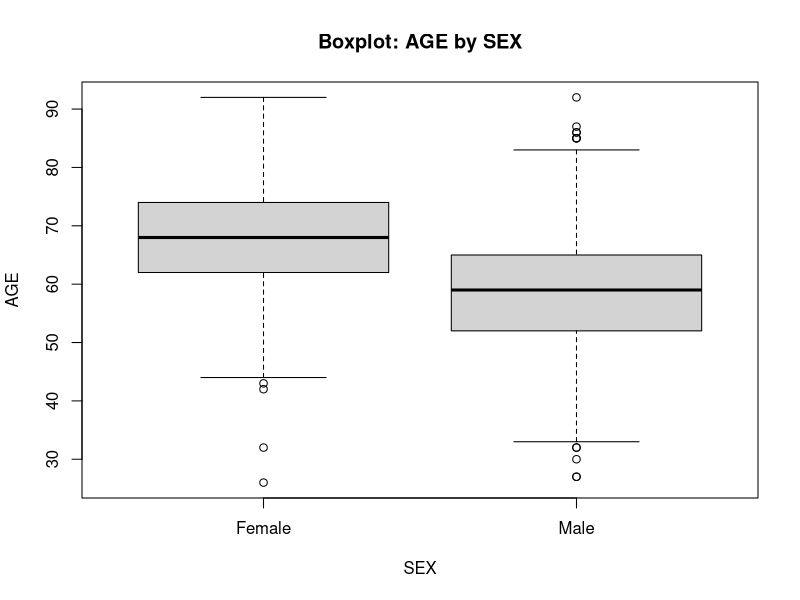
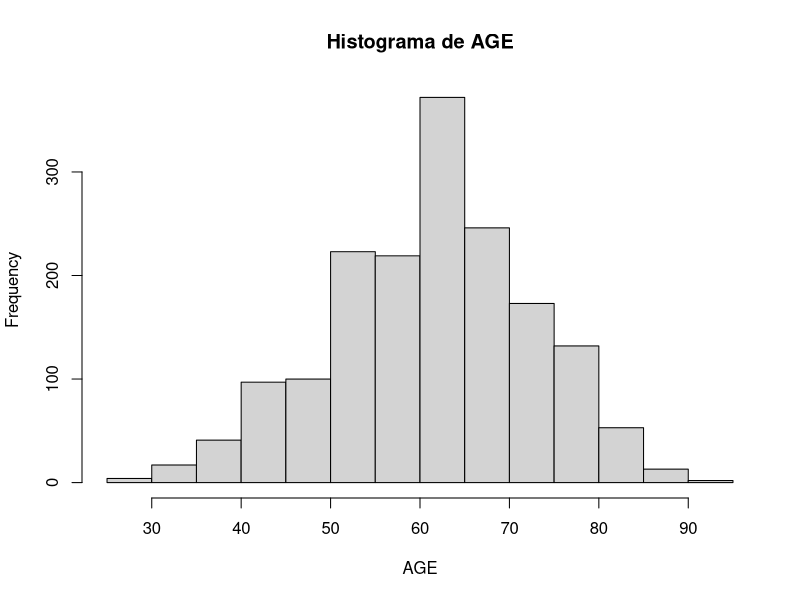
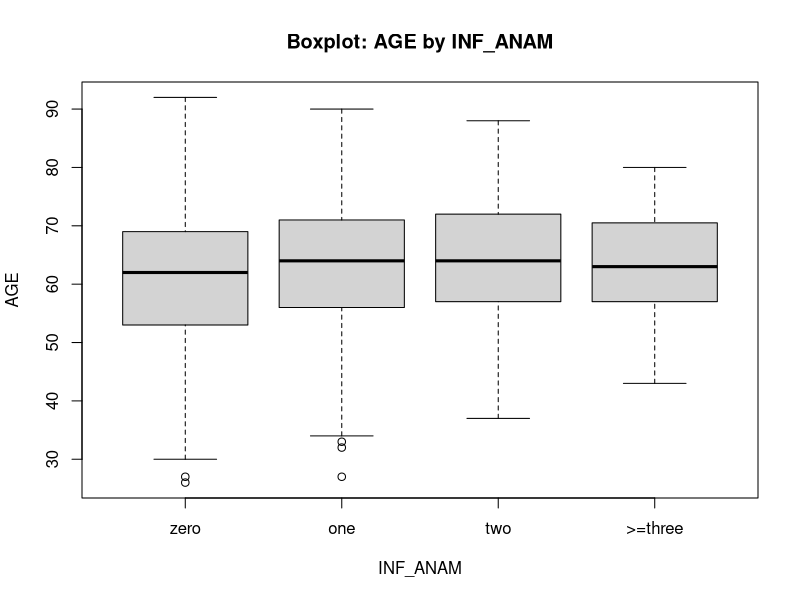
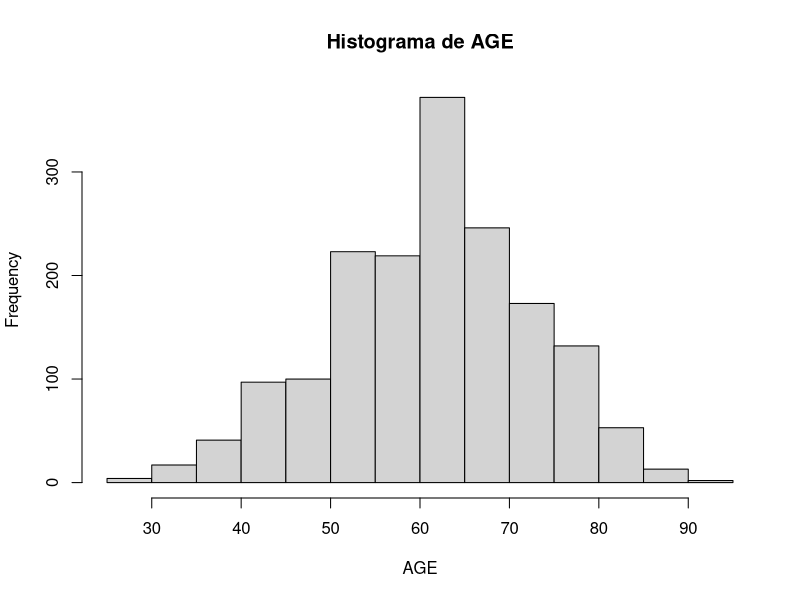
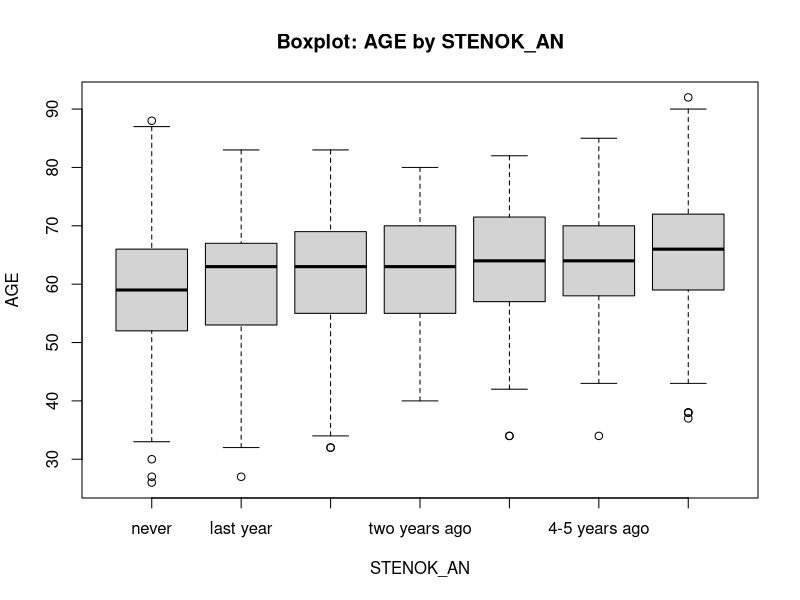
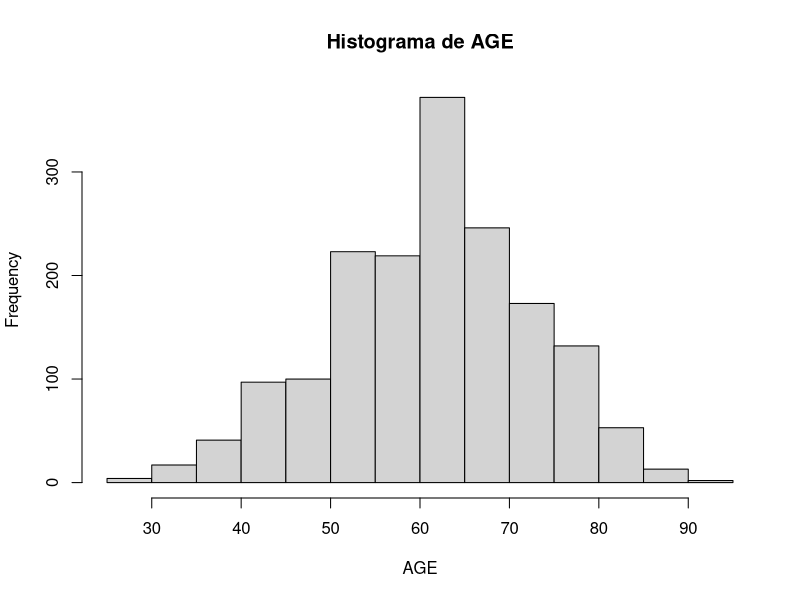
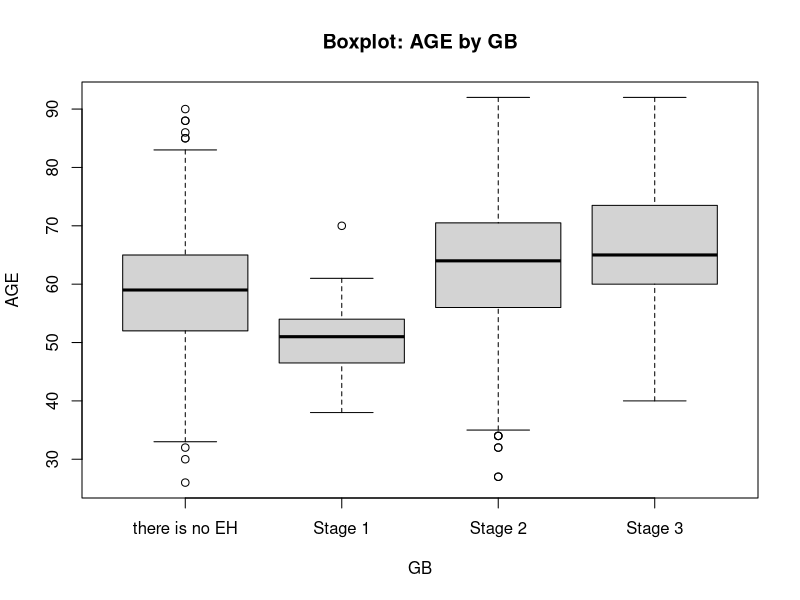
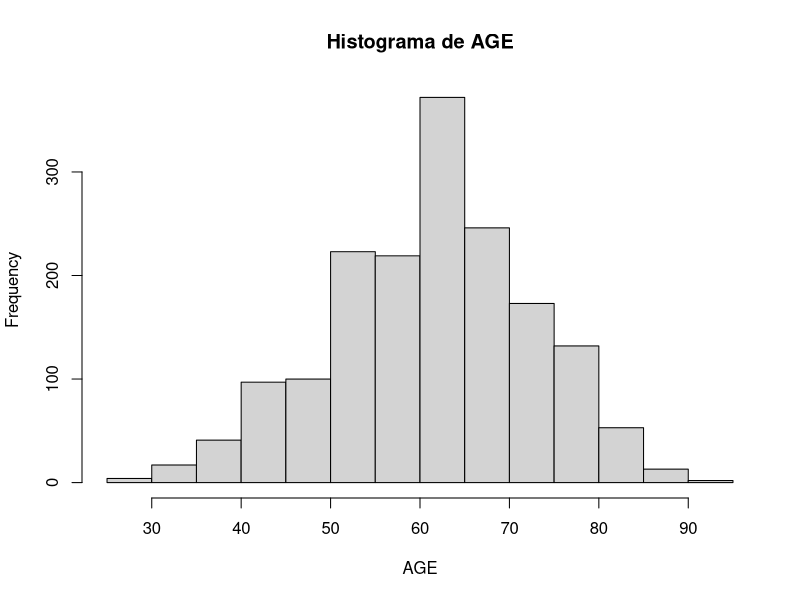

Recreate these plots in R, in order.
## ---- chunk 1
knitr::opts_chunk$set(echo = TRUE)


# Ajustar la ruta al dataset
# setwd("C:/Users/AtoshiiPC/Desktop/UNI/7E QUADRI/MD/BBDD")
dd <- read.csv("Filtered_dataset.csv", header = TRUE, sep = ",", stringsAsFactors = FALSE)

# Función para convertir a factor variables de texto con pocas modalidades
# auto_factorize <- function(df, max_levels = 30) {
#   for (nm in names(df)) {
#     col <- df[[nm]]
#     if (is.character(col)) {
#       uniq <- length(unique(col[!is.na(col)]))
#       if (uniq <= max_levels) df[[nm]] <- factor(col)
#     }
#     if (is.logical(col)) df[[nm]] <- factor(col, levels = c(FALSE, TRUE))
#   }
#   df
# }
# dd <- auto_factorize(dd)

# esto es para cambiar el tipo de las categoricas
    
    dd$SEX <- factor(dd$SEX, 
              levels= c(0,1), 
              labels = c("Female", "Male"))
    dd$INF_ANAM <- factor(dd$INF_ANAM, 
              levels= c(0,1,2,3), 
              labels = c("zero", "one", "two", ">=three"))
    dd$STENOK_AN <- factor(dd$STENOK_AN, 
              levels= c(0,1,2,3,4,5,6), 
              labels = c("never", "last year", "one year ago", 
                         "two years ago", "three years ago", "4-5 years ago", ">=5 years ago"))
    dd$LET_IS <- factor(dd$LET_IS,                      
              levels= c(0,1,2,3,4,5,6,7), 
              labels = c("unknown (alive)" ,"cardiogenic shock","pulmonary edema",
                         "myocardial rupture","progress of congestive HF",
                         "thromboembolism", "asystole", "ventricular fibrillation"))
    dd$GB <- factor(dd$GB,                      
              levels= c(0,1,2,3), 
              labels = c("there is no EH","Stage 1","Stage 2","Stage 3"))
    dd$SIM_GIPERT <- factor(dd$SIM_GIPERT,                      
              levels= c(0,1), 
              labels = c("no", "yes"))
    dd$ZSN_A <- factor(dd$ZSN_A,
              ordered = TRUE,                           # EN R NO SE PUEDE HACER ORDEN PARCIAL! ASÍ QUE LO DEJAMOS ASÍ
              levels= c(0,1,2,3,4), 
              labels = c("there is no CHF",
                         "I stage",
                         "IIÐ stage (HF due to R VSD)",
                         "IIÐ stage (HF due to L VSD)",
                         "IIB stage (HF due to L and R VSD)"))
    dd$endocr_01 <- factor(dd$endocr_01,                      
              levels= c(0,1), 
              labels = c("no", "yes"))

n <- nrow(dd)
K <- ncol(dd)
names(dd)

# Paquete opcional
if (!requireNamespace("psych", quietly = TRUE)) {
  install.packages("psych", repos = "https://cloud.r-project.org/")
}
library(psych)

# Funciones auxiliares
is_numeric_var <- function(x) is.numeric(x) || is.integer(x)
is_categorical_var <- function(x) is.factor(x) || is.character(x) || is.logical(x)

# Lista de combinaciones de variables
vars <- names(dd)
combos <- combn(vars, 2, simplify = FALSE)
## ---- chunk 2
# Loop para análisis
for (pair in combos) {
  v1 <- pair[1]; v2 <- pair[2]
  x <- dd[[v1]]; y <- dd[[v2]]

  cat("\n##", v1, "vs", v2, "\n")

  if (is_numeric_var(x) && is_numeric_var(y)) {
    # NUMERIC vs NUMERIC
    plot(x, y, main = paste("Scatter:", v1, "vs", v2), xlab = v1, ylab = v2)
    if (sum(!is.na(x) & !is.na(y)) > 2) {
      abline(lm(y ~ x), col="red", lwd=2)
      print(cor.test(x, y))
    }

  } else if ((is_numeric_var(x) && is_categorical_var(y)) ||
             (is_categorical_var(x) && is_numeric_var(y))) {
    # NUMERIC vs CATEGORICAL
    if (is_numeric_var(x)) {
      num <- x; catvar <- factor(y)
      num_name <- v1; cat_name <- v2
    } else {
      num <- y; catvar <- factor(x)
      num_name <- v2; cat_name <- v1
    }

    boxplot(num ~ catvar, main = paste("Boxplot:", num_name, "by", cat_name),
            xlab = cat_name, ylab = num_name)
    
    
    if (length(levels(catvar)) <= 10) {
      hist(num, main = paste("Histograma de", num_name), xlab = num_name)
    }
    
    
    print(psych::describeBy(num, group = catvar, mat = TRUE))

  } else if (is_categorical_var(x) && is_categorical_var(y)) {
    # CATEGORICAL vs CATEGORICAL
    
    ttab <- table(x, y, useNA = "ifany")
    
    # 1. Guarda la configuración original de los parámetros gráficos
    old_par <- par(no.readonly = TRUE) 
    
    # 2. Establece los nuevos márgenes (ej: 10 líneas para el margen inferior)
    par(mar = c(10, 4, 4, 2)) 
    
    barplot(ttab, las=3, cex.names=0.7, beside=TRUE, 
        legend.text=TRUE, 
        main=paste("Barplot:", v1, "vs", v2))    
    
    par(old_par)
    
    print(ttab)
    if (all(dim(ttab) > 1)) {
      print(chisq.test(ttab))
    }
  }
}


